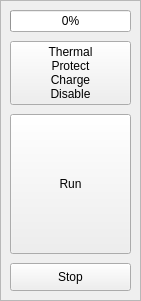
   <widget class="QFrame" name="frame_button">
    <property name="geometry">
     <rect>
      <x>10</x>
      <y>440</y>
      <width>141</width>
      <height>301</height>
     </rect>
    </property>
    <property name="sizePolicy">
     <sizepolicy hsizetype="Preferred" vsizetype="Preferred">
      <horstretch>0</horstretch>
      <verstretch>0</verstretch>
     </sizepolicy>
    </property>
    <property name="frameShape">
     <enum>QFrame::StyledPanel</enum>
    </property>
    <property name="frameShadow">
     <enum>QFrame::Raised</enum>
    </property>
    <layout class="QVBoxLayout" name="verticalLayout" stretch="0,4,10,2">
     <property name="spacing">
      <number>9</number>
     </property>
     <property name="sizeConstraint">
      <enum>QLayout::SetDefaultConstraint</enum>
     </property>
     <property name="leftMargin">
      <number>9</number>
     </property>
     <property name="topMargin">
      <number>9</number>
     </property>
     <property name="rightMargin">
      <number>9</number>
     </property>
     <property name="bottomMargin">
      <number>9</number>
     </property>
     <item>
      <widget class="QProgressBar" name="progressBar">
       <property name="value">
        <number>0</number>
       </property>
       <property name="alignment">
        <set>Qt::AlignCenter</set>
       </property>
      </widget>
     </item>
     <item>
      <widget class="QPushButton" name="therm_charge_dis_button">
       <property name="sizePolicy">
        <sizepolicy hsizetype="Minimum" vsizetype="Preferred">
         <horstretch>0</horstretch>
         <verstretch>0</verstretch>
        </sizepolicy>
       </property>
       <property name="text">
        <string>Thermal
Protect
Charge
Disable</string>
       </property>
      </widget>
     </item>
     <item>
      <widget class="QPushButton" name="run_button">
       <property name="enabled">
        <bool>true</bool>
       </property>
       <property name="sizePolicy">
        <sizepolicy hsizetype="Minimum" vsizetype="Preferred">
         <horstretch>0</horstretch>
         <verstretch>0</verstretch>
        </sizepolicy>
       </property>
       <property name="text">
        <string>Run</string>
       </property>
      </widget>
     </item>
     <item>
      <widget class="QPushButton" name="stop_button">
       <property name="sizePolicy">
        <sizepolicy hsizetype="Minimum" vsizetype="Preferred">
         <horstretch>0</horstretch>
         <verstretch>0</verstretch>
        </sizepolicy>
       </property>
       <property name="text">
        <string>Stop</string>
       </property>
      </widget>
     </item>
    </layout>
   </widget>
